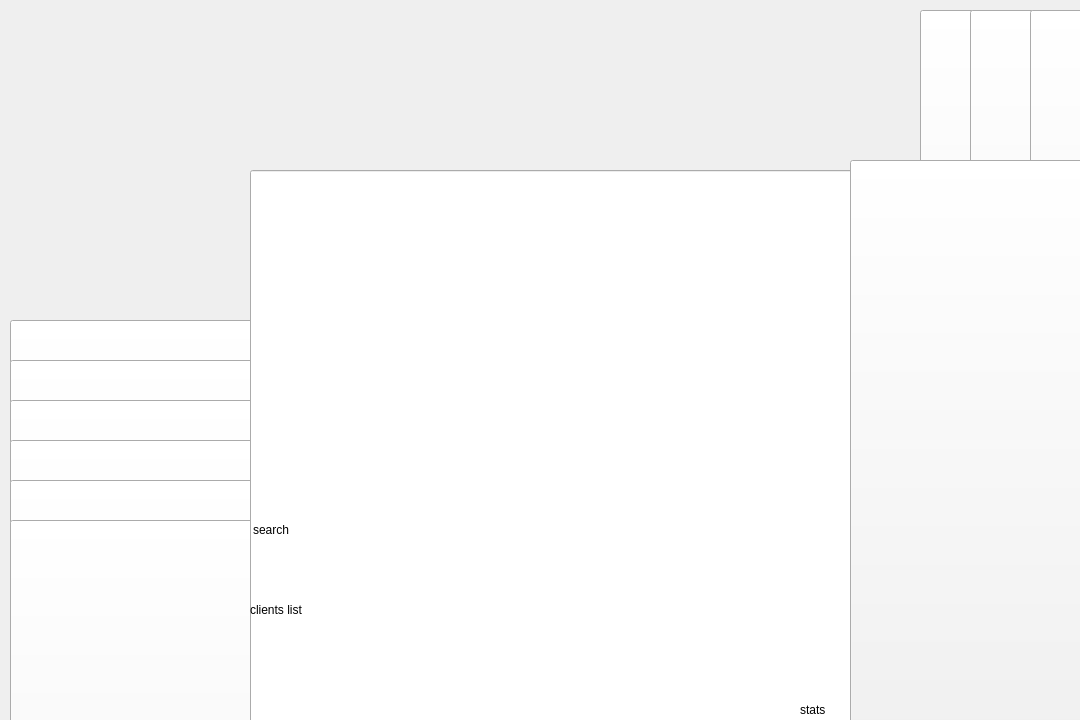
<?xml version="1.0" encoding="UTF-8"?>
<ui version="4.0">
 <class>MainWindow</class>
 <widget class="QMainWindow" name="MainWindow">
  <property name="geometry">
   <rect>
    <x>0</x>
    <y>0</y>
    <width>1080</width>
    <height>720</height>
   </rect>
  </property>
  <property name="windowTitle">
   <string>MainWindow</string>
  </property>
  <widget class="QWidget" name="centralWidget">
   <widget class="QPushButton" name="pushButton">
    <property name="geometry">
     <rect>
      <x>10</x>
      <y>320</y>
      <width>1080</width>
      <height>720</height>
     </rect>
    </property>
    <property name="text">
     <string>Statistics</string>
    </property>
   </widget>
   <widget class="QPushButton" name="pushButton_2">
    <property name="geometry">
     <rect>
      <x>10</x>
      <y>360</y>
      <width>1080</width>
      <height>720</height>
     </rect>
    </property>
    <property name="text">
     <string>Products</string>
    </property>
   </widget>
   <widget class="QPushButton" name="pushButton_3">
    <property name="geometry">
     <rect>
      <x>10</x>
      <y>400</y>
      <width>1080</width>
      <height>720</height>
     </rect>
    </property>
    <property name="text">
     <string>Clients</string>
    </property>
   </widget>
   <widget class="QPushButton" name="pushButton_4">
    <property name="geometry">
     <rect>
      <x>10</x>
      <y>440</y>
      <width>1080</width>
      <height>720</height>
     </rect>
    </property>
    <property name="text">
     <string>Employees</string>
    </property>
   </widget>
   <widget class="QPushButton" name="pushButton_5">
    <property name="geometry">
     <rect>
      <x>10</x>
      <y>480</y>
      <width>1080</width>
      <height>720</height>
     </rect>
    </property>
    <property name="text">
     <string>Reclamations</string>
    </property>
   </widget>
   <widget class="QPushButton" name="pushButton_6">
    <property name="geometry">
     <rect>
      <x>10</x>
      <y>520</y>
      <width>1080</width>
      <height>720</height>
     </rect>
    </property>
    <property name="text">
     <string>Agenda</string>
    </property>
   </widget>
   <widget class="QPushButton" name="pushButton_7">
    <property name="geometry">
     <rect>
      <x>920</x>
      <y>10</y>
      <width>1080</width>
      <height>720</height>
     </rect>
    </property>
    <property name="text">
     <string>Not</string>
    </property>
   </widget>
   <widget class="QPushButton" name="pushButton_8">
    <property name="geometry">
     <rect>
      <x>970</x>
      <y>10</y>
      <width>1080</width>
      <height>720</height>
     </rect>
    </property>
    <property name="text">
     <string>Mail</string>
    </property>
   </widget>
   <widget class="QPushButton" name="pushButton_9">
    <property name="geometry">
     <rect>
      <x>1030</x>
      <y>10</y>
      <width>1080</width>
      <height>720</height>
     </rect>
    </property>
    <property name="text">
     <string>P</string>
    </property>
   </widget>
   <widget class="QLineEdit" name="lineEdit">
    <property name="geometry">
     <rect>
      <x>250</x>
      <y>170</y>
      <width>1080</width>
      <height>720</height>
     </rect>
    </property>
    <property name="text">
     <string>search</string>
    </property>
   </widget>
   <widget class="QPushButton" name="pushButton_10">
    <property name="geometry">
     <rect>
      <x>850</x>
      <y>160</y>
      <width>1080</width>
      <height>720</height>
     </rect>
    </property>
    <property name="text">
     <string>ADD client</string>
    </property>
   </widget>
   <widget class="QLabel" name="label">
    <property name="geometry">
     <rect>
      <x>250</x>
      <y>250</y>
      <width>1080</width>
      <height>720</height>
     </rect>
    </property>
    <property name="text">
     <string>clients list</string>
    </property>
   </widget>
   <widget class="QLabel" name="label_2">
    <property name="geometry">
     <rect>
      <x>800</x>
      <y>350</y>
      <width>1080</width>
      <height>720</height>
     </rect>
    </property>
    <property name="text">
     <string>stats</string>
    </property>
   </widget>
  </widget>
 </widget>
 <layoutdefault spacing="6" margin="11"/>
 <resources/>
 <connections/>
</ui>
